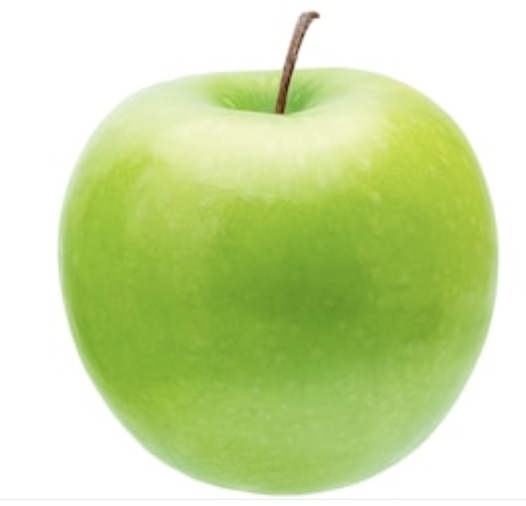
#> input picture Day3/Project/02. FRUIT INDUSTRY/dataset/freshapples/Screen Shot 2018-06-08 at 5.14.01 PM.png, 526 x 506 px; its folder holds 4 pictures in this run
$ jupyter execute fruit_industry_md.ipynb
#> lines starting #> are read from the running program, lines starting #| are printed output that depends on the picture
[cell 1]
import numpy as np
import pandas as pd
import pickle

from glob import glob
from PIL import Image
import cv2

[cell 2]
saved_model = pickle.load(open('fruit_industry_model.pickle', 'rb'))
#> (reads Day3/Project/02. FRUIT INDUSTRY/fruit_industry_model.pickle from the repository)

[cell 3]
clf = saved_model[0]
scaler = saved_model[1]

[cell 4]
img_path = glob('dataset/freshapples/*')[1]
incoming_data = Image.open(img_path)
#> incoming_data is the input picture: PIL image 526x506 RGBA; mean R, G, B, A 202.3, 221, 160.9, 255

incoming_data

[cell 5]
incoming_data = incoming_data.resize([32, 32])
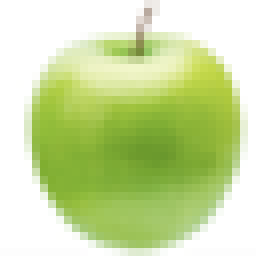
#> incoming_data: PIL image 32x32 RGBA (shown 8 times larger); mean R, G, B, A 202.1, 220.9, 160.6, 255
incoming_data = np.array(incoming_data)

if incoming_data.shape[2] == 4:
    incoming_data = cv2.cvtColor(incoming_data, cv2.COLOR_BGRA2BGR)
#> incoming_data: shape (32, 32, 3)

incoming_data = incoming_data.reshape(1, -1)
incoming_data = scaler.transform(incoming_data)

incoming_data
